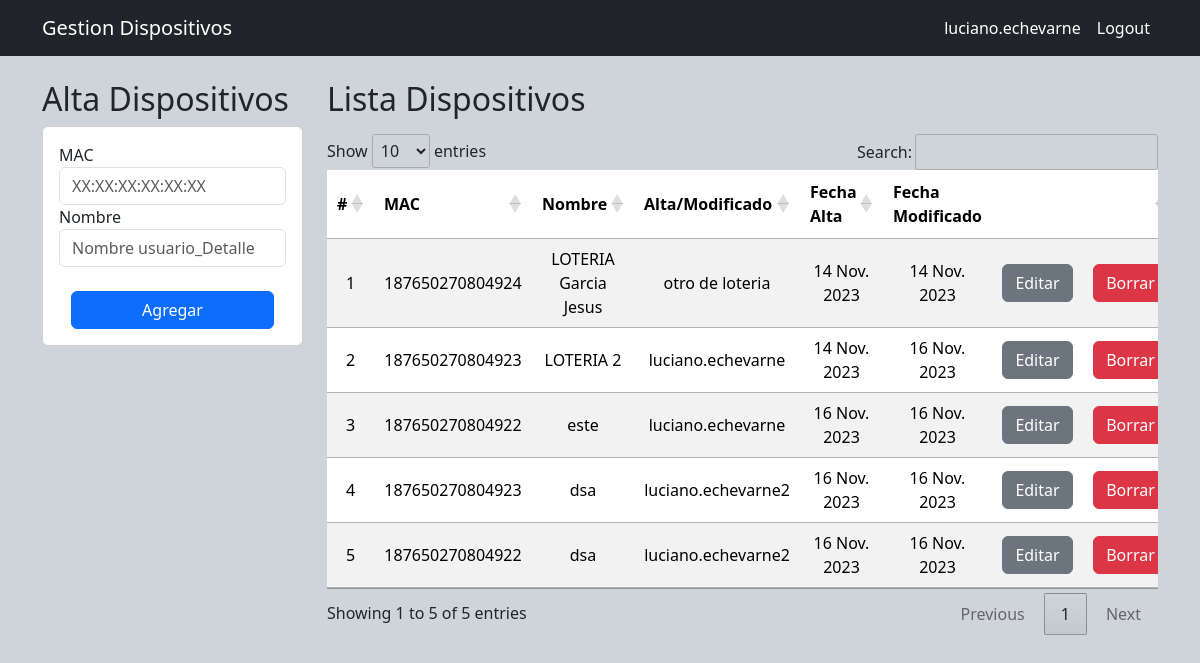
The app's page / (signed in) with its own data.
### MacAmb/models.py (models this page shows, shortened)
class Mac(models.Model):
    id = models.AutoField(primary_key=True)
    mac = MACAddressField(null=True, blank=True)
    nombre = models.CharField(max_length=50)
    comentario = models.CharField(max_length=100)
    fechaCreacion = models.DateField(auto_now_add=True)
    fechaModificacion = models.DateField(auto_now=True)

### MacAmb/views.py (the view)
# urls.py: 2. Add a URL to urlpatterns:  path('', views.home, name='home')
@login_required
def home(request):
    macs = Mac.objects.all()
    return render(request, 'gestion.html',   {'macs': macs})

### MacAmb/templates/gestion.html (shortened to what this page needs)
{% extends 'template.html' %}
{% block body %}
<div class="row">
    <div class="col-md-6 col-sm-12 col-xl-3 col-lg-3">
    <h2>Alta Dispositivos</h2>
    <div class="card">
      <div class="card-body">
       <form action="agregarMac" method="POST">{% csrf_token %}
        <div class="form-group">
            <label for="mac">MAC</label>
            <input placeholder="XX:XX:XX:XX:XX:XX" class="form-control" type="text" name="mac" id="mac" minlength="17" maxlength="17" pattern="[0-9A-F]{2}:[0-9A-F]{2}:[0-9A-F]{2}:[0-9A-F]{2}:[0-9A-F]{2}:[0-9A-F]{2}" required>
        </div>
        <div class="form-group">
            <label for="nombre"> Nombre </label>
            <input class="form-control" type="text" name="nombre" id="nombre" placeholder="Nombre usuario_Detalle" required>
        </div>
        <br>
        <div class="form-group row px-4">
            <button class="btn btn-primary" type="submit">Agregar</button>
        </div>
       </form>
      </div>
    </div>
    </div>
    <div class="col-md-6 col-sm-12 col-xl-9 col-lg-9">
     <h2>Lista Dispositivos</h2>
     <div class="table-responsive py-2">
       <table class="table table-striped" id="dTable">
         <thead>
            <tr>
              <th>#</th>
              <th>MAC</th>
              <th>Nombre</th>
              <th>Alta/Modificado</th>
              <th>Fecha Alta</th>
              <th>Fecha Modificado</th>
              <th></th>
              <th></th>
            </tr>
         </thead>
         <tbody>
            {% for mac in macs %}
            <tr>
              <td>{{ forloop.counter }}</td>
              <td>{{ mac.mac }}</td>
              <td>{{ mac.nombre }}</td>
              <td>{{ mac.comentario }}</td>
              <td>{{ mac.fechaCreacion }}</td>
              <td>{{ mac.fechaModificacion }}</td>
              <td><a class="btn btn-secondary" href="editarMac/{{ mac.id }}">Editar</a></td>
              <td><a class="btn btn-danger btEliminar" href="borrarMac/{{ mac.id }}">Borrar</a></td>
            </tr>
            {% endfor %}
         </tbody>
       </table>
     </div>
    </div>
</div>
{% endblock %}

### MacAmb/templates/template.html (shortened to what this page needs)
<!DOCTYPE html>
<html lang="es">
<head>
    {% load static %}
    <link href="https://cdn.jsdelivr.net/npm/bootstrap@5.3.2/dist/css/bootstrap.min.css" rel="stylesheet">
    <link rel="stylesheet" href="https://cdn.jsdelivr.net/npm/bootstrap-icons@1.10.5/font/bootstrap-icons.css">
    <link rel="stylesheet" href="{% static 'css/gestion.css' %}">
    <link rel="stylesheet" href="https://cdn.datatables.net/1.13.7/css/jquery.dataTables.css" />
  </head>
<body class="bg-dark-subtle">
    <nav class="navbar navbar-expand-lg bg-dark navbar-dark">
        <div class="container">
          <a class="navbar-brand" href="/">Gestion Dispositivos</a>
          <div class="collapse navbar-collapse" id="navbarNav">
            <ul class="navbar-nav ms-auto">
            {% if user.is_authenticated %}
            <li class="nav-item ">
              <a class="nav-link active" aria-current="page" href="/"> {{ user.username }} </a>
            </li>
              <li class="nav-item">
                <a class="nav-link active" aria-current="page" href="/logout">Logout</a>
              </li>
            {% else %}
              <li class="nav-item">
                <a class="nav-link active" aria-current="page" href="login">Login</a>
              </li>
            {% endif %}
            </ul>
          </div>
        </div>
      </nav>
    <div class="container py-4">
    {% block body %}
    {% endblock %}
    </div>
</body>
</html>

### MacAmb/static/css/gestion.css (style rules this page uses)
th, td { text-align: center; vertical-align: middle; }

### records on screen
Mac: mac "187650270804924", nombre "LOTERIA Garcia Jesus", comentario "otro de loteria", fechaCreacion "14 Nov. 2023", fechaModificacion "14 Nov. 2023"
Mac: mac "187650270804923", nombre "LOTERIA 2", comentario "luciano.echevarne", fechaCreacion "14 Nov. 2023", fechaModificacion "16 Nov. 2023"
Mac: mac "187650270804922", nombre "este", comentario "luciano.echevarne", fechaCreacion "16 Nov. 2023", fechaModificacion "16 Nov. 2023"
Mac: mac "187650270804923", nombre "dsa", comentario "luciano.echevarne2", fechaCreacion "16 Nov. 2023", fechaModificacion "16 Nov. 2023"
Mac: mac "187650270804922", nombre "dsa", comentario "luciano.echevarne2", fechaCreacion "16 Nov. 2023", fechaModificacion "16 Nov. 2023"

### other values on screen
{{ user.username }} "luciano.echevarne"
